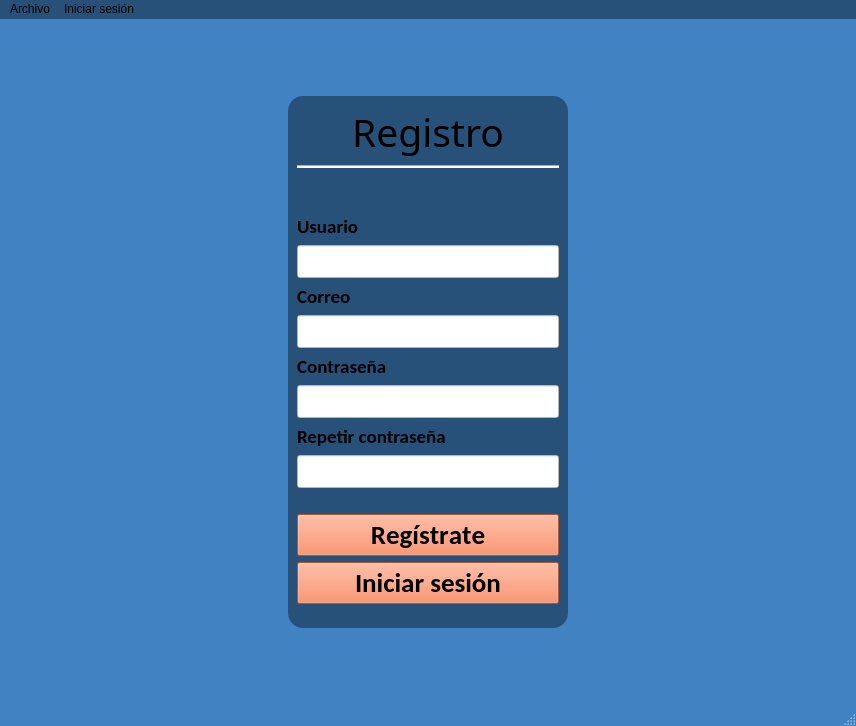
<?xml version="1.0" encoding="UTF-8"?>
<ui version="4.0">
 <class>Registro_Equipo04</class>
 <widget class="QMainWindow" name="Registro_Equipo04">
  <property name="windowModality">
   <enum>Qt::WindowModality::NonModal</enum>
  </property>
  <property name="geometry">
   <rect>
    <x>0</x>
    <y>0</y>
    <width>856</width>
    <height>726</height>
   </rect>
  </property>
  <property name="font">
   <font>
    <hintingpreference>PreferDefaultHinting</hintingpreference>
   </font>
  </property>
  <property name="windowTitle">
   <string>Registro Equipo_04</string>
  </property>
  <property name="layoutDirection">
   <enum>Qt::LayoutDirection::LeftToRight</enum>
  </property>
  <property name="autoFillBackground">
   <bool>false</bool>
  </property>
  <property name="styleSheet">
   <string notr="true">QMainWindow#Registro_Equipo04{
    background-color: rgb(65, 130, 195);
}</string>
  </property>
  <widget class="QWidget" name="central_widget">
   <property name="styleSheet">
    <string notr="true">display:flex;
          justify-content:center;
        </string>
   </property>
   <layout class="QVBoxLayout" name="vertical_layout_2">
    <item>
     <spacer name="vertical_spacer">
      <property name="orientation">
       <enum>Qt::Orientation::Vertical</enum>
      </property>
      <property name="sizeHint" stdset="0">
       <size>
        <width>20</width>
        <height>40</height>
       </size>
      </property>
     </spacer>
    </item>
    <item>
     <layout class="QHBoxLayout" name="horizontal_layout">
      <item>
       <spacer name="horizontalSpacer">
        <property name="orientation">
         <enum>Qt::Orientation::Horizontal</enum>
        </property>
        <property name="sizeHint" stdset="0">
         <size>
          <width>40</width>
          <height>20</height>
         </size>
        </property>
       </spacer>
      </item>
      <item>
       <widget class="QFrame" name="frame">
        <property name="font">
         <font>
          <pointsize>9</pointsize>
         </font>
        </property>
        <property name="styleSheet">
         <string notr="true">QWidget#frame{
                    border-radius:15px;
                    background-color: rgb(40, 81, 121);
                  }</string>
        </property>
        <property name="frameShape">
         <enum>QFrame::Shape::WinPanel</enum>
        </property>
        <layout class="QVBoxLayout" name="vertical_layout">
         <item>
          <widget class="QLabel" name="label_registro">
           <property name="font">
            <font>
             <family>Segoe UI Black</family>
             <pointsize>29</pointsize>
             <hintingpreference>PreferDefaultHinting</hintingpreference>
            </font>
           </property>
           <property name="frameShape">
            <enum>QFrame::Shape::NoFrame</enum>
           </property>
           <property name="frameShadow">
            <enum>QFrame::Shadow::Plain</enum>
           </property>
           <property name="text">
            <string>Registro</string>
           </property>
           <property name="textFormat">
            <enum>Qt::TextFormat::RichText</enum>
           </property>
           <property name="alignment">
            <set>Qt::AlignmentFlag::AlignHCenter|Qt::AlignmentFlag::AlignTop</set>
           </property>
          </widget>
         </item>
         <item>
          <widget class="Line" name="line_registro">
           <property name="styleSheet">
            <string notr="true">background-color: rgb(255, 255, 255);</string>
           </property>
           <property name="orientation">
            <enum>Qt::Orientation::Horizontal</enum>
           </property>
          </widget>
         </item>
         <item>
          <spacer name="vertical_spacer_3">
           <property name="orientation">
            <enum>Qt::Orientation::Vertical</enum>
           </property>
           <property name="sizeHint" stdset="0">
            <size>
             <width>20</width>
             <height>40</height>
            </size>
           </property>
          </spacer>
         </item>
         <item>
          <widget class="QLabel" name="label_usuario">
           <property name="font">
            <font>
             <family>Calibri</family>
             <pointsize>14</pointsize>
             <bold>true</bold>
             <hintingpreference>PreferDefaultHinting</hintingpreference>
            </font>
           </property>
           <property name="text">
            <string>Usuario</string>
           </property>
          </widget>
         </item>
         <item>
          <widget class="QLineEdit" name="edit_usuario">
           <property name="font">
            <font>
             <family>Calibri</family>
             <pointsize>14</pointsize>
             <hintingpreference>PreferDefaultHinting</hintingpreference>
            </font>
           </property>
           <property name="autoFillBackground">
            <bool>false</bool>
           </property>
           <property name="styleSheet">
            <string notr="true">background-color: white; color:black;</string>
           </property>
           <property name="text">
            <string/>
           </property>
          </widget>
         </item>
         <item>
          <widget class="QLabel" name="label_correo">
           <property name="font">
            <font>
             <family>Calibri</family>
             <pointsize>14</pointsize>
             <bold>true</bold>
             <hintingpreference>PreferDefaultHinting</hintingpreference>
            </font>
           </property>
           <property name="text">
            <string>Correo</string>
           </property>
          </widget>
         </item>
         <item>
          <widget class="QLineEdit" name="edit_correo">
           <property name="font">
            <font>
             <family>Calibri</family>
             <pointsize>14</pointsize>
            </font>
           </property>
           <property name="autoFillBackground">
            <bool>false</bool>
           </property>
           <property name="styleSheet">
            <string notr="true">background-color: white; color:black;</string>
           </property>
           <property name="text">
            <string/>
           </property>
          </widget>
         </item>
         <item>
          <widget class="QLabel" name="label_contrasenna">
           <property name="font">
            <font>
             <family>Calibri</family>
             <pointsize>14</pointsize>
             <bold>true</bold>
            </font>
           </property>
           <property name="text">
            <string>Contraseña</string>
           </property>
          </widget>
         </item>
         <item>
          <widget class="QLineEdit" name="edit_contrasenna">
           <property name="font">
            <font>
             <family>Calibri</family>
             <pointsize>14</pointsize>
             <hintingpreference>PreferDefaultHinting</hintingpreference>
            </font>
           </property>
           <property name="styleSheet">
            <string notr="true">background-color: white; color:black;</string>
           </property>
           <property name="text">
            <string/>
           </property>
           <property name="echoMode">
            <enum>QLineEdit::EchoMode::Password</enum>
           </property>
          </widget>
         </item>
         <item>
          <widget class="QLabel" name="label_repetir_contrasenna">
           <property name="font">
            <font>
             <family>Calibri</family>
             <pointsize>14</pointsize>
             <bold>true</bold>
            </font>
           </property>
           <property name="text">
            <string>Repetir contraseña</string>
           </property>
          </widget>
         </item>
         <item>
          <widget class="QLineEdit" name="edit_r_contrasenna">
           <property name="font">
            <font>
             <family>Calibri</family>
             <pointsize>14</pointsize>
            </font>
           </property>
           <property name="styleSheet">
            <string notr="true">background-color: white; color:black;</string>
           </property>
           <property name="text">
            <string/>
           </property>
           <property name="echoMode">
            <enum>QLineEdit::EchoMode::Password</enum>
           </property>
          </widget>
         </item>
         <item>
          <spacer name="vertical_spacer_4">
           <property name="orientation">
            <enum>Qt::Orientation::Vertical</enum>
           </property>
           <property name="sizeHint" stdset="0">
            <size>
             <width>20</width>
             <height>20</height>
            </size>
           </property>
          </spacer>
         </item>
         <item>
          <widget class="QPushButton" name="btn_registro">
           <property name="font">
            <font>
             <family>Calibri</family>
             <pointsize>20</pointsize>
             <bold>true</bold>
             <kerning>false</kerning>
             <hintingpreference>PreferDefaultHinting</hintingpreference>
            </font>
           </property>
           <property name="cursor">
            <cursorShape>PointingHandCursor</cursorShape>
           </property>
           <property name="styleSheet">
            <string notr="true">background-color: #f2784b;</string>
           </property>
           <property name="text">
            <string>Regístrate</string>
           </property>
          </widget>
         </item>
         <item>
          <widget class="QPushButton" name="btn_iniciar_sesion">
           <property name="font">
            <font>
             <family>Calibri</family>
             <pointsize>20</pointsize>
             <italic>false</italic>
             <bold>true</bold>
             <hintingpreference>PreferDefaultHinting</hintingpreference>
            </font>
           </property>
           <property name="cursor">
            <cursorShape>PointingHandCursor</cursorShape>
           </property>
           <property name="styleSheet">
            <string notr="true">background-color: #f2784b</string>
           </property>
           <property name="text">
            <string>Iniciar sesión</string>
           </property>
          </widget>
         </item>
         <item>
          <spacer name="vertical_spacer_5">
           <property name="orientation">
            <enum>Qt::Orientation::Vertical</enum>
           </property>
           <property name="sizeHint" stdset="0">
            <size>
             <width>20</width>
             <height>15</height>
            </size>
           </property>
          </spacer>
         </item>
        </layout>
       </widget>
      </item>
      <item>
       <spacer name="horizontal_spacer_2">
        <property name="orientation">
         <enum>Qt::Orientation::Horizontal</enum>
        </property>
        <property name="sizeHint" stdset="0">
         <size>
          <width>40</width>
          <height>20</height>
         </size>
        </property>
       </spacer>
      </item>
     </layout>
    </item>
    <item>
     <spacer name="vertical_spacer_2">
      <property name="orientation">
       <enum>Qt::Orientation::Vertical</enum>
      </property>
      <property name="sizeHint" stdset="0">
       <size>
        <width>20</width>
        <height>40</height>
       </size>
      </property>
     </spacer>
    </item>
   </layout>
  </widget>
  <widget class="QMenuBar" name="menubar">
   <property name="geometry">
    <rect>
     <x>0</x>
     <y>0</y>
     <width>856</width>
     <height>33</height>
    </rect>
   </property>
   <property name="palette">
    <palette>
     <active>
      <colorrole role="WindowText">
       <brush brushstyle="SolidPattern">
        <color alpha="255">
         <red>255</red>
         <green>255</green>
         <blue>255</blue>
        </color>
       </brush>
      </colorrole>
      <colorrole role="Button">
       <brush brushstyle="SolidPattern">
        <color alpha="255">
         <red>40</red>
         <green>81</green>
         <blue>121</blue>
        </color>
       </brush>
      </colorrole>
      <colorrole role="Base">
       <brush brushstyle="SolidPattern">
        <color alpha="255">
         <red>40</red>
         <green>81</green>
         <blue>121</blue>
        </color>
       </brush>
      </colorrole>
      <colorrole role="Window">
       <brush brushstyle="SolidPattern">
        <color alpha="255">
         <red>40</red>
         <green>81</green>
         <blue>121</blue>
        </color>
       </brush>
      </colorrole>
     </active>
     <inactive>
      <colorrole role="Button">
       <brush brushstyle="SolidPattern">
        <color alpha="255">
         <red>40</red>
         <green>81</green>
         <blue>121</blue>
        </color>
       </brush>
      </colorrole>
      <colorrole role="Base">
       <brush brushstyle="SolidPattern">
        <color alpha="255">
         <red>40</red>
         <green>81</green>
         <blue>121</blue>
        </color>
       </brush>
      </colorrole>
      <colorrole role="Window">
       <brush brushstyle="SolidPattern">
        <color alpha="255">
         <red>40</red>
         <green>81</green>
         <blue>121</blue>
        </color>
       </brush>
      </colorrole>
     </inactive>
     <disabled>
      <colorrole role="Button">
       <brush brushstyle="SolidPattern">
        <color alpha="255">
         <red>40</red>
         <green>81</green>
         <blue>121</blue>
        </color>
       </brush>
      </colorrole>
      <colorrole role="Base">
       <brush brushstyle="SolidPattern">
        <color alpha="255">
         <red>40</red>
         <green>81</green>
         <blue>121</blue>
        </color>
       </brush>
      </colorrole>
      <colorrole role="Window">
       <brush brushstyle="SolidPattern">
        <color alpha="255">
         <red>40</red>
         <green>81</green>
         <blue>121</blue>
        </color>
       </brush>
      </colorrole>
     </disabled>
    </palette>
   </property>
   <property name="autoFillBackground">
    <bool>false</bool>
   </property>
   <property name="styleSheet">
    <string notr="true">background-color: rgb(40, 81, 121);</string>
   </property>
   <widget class="QMenu" name="menuArchivo">
    <property name="title">
     <string>Archivo</string>
    </property>
    <widget class="QMenu" name="menu_acerca_de">
     <property name="title">
      <string>Acerca de</string>
     </property>
     <addaction name="action_nuestra_empresa_2"/>
    </widget>
    <addaction name="vaciar_campos_de_texto"/>
    <addaction name="menu_acerca_de"/>
   </widget>
   <widget class="QMenu" name="menu_iniciar_sesion">
    <property name="title">
     <string>Iniciar sesión</string>
    </property>
   </widget>
   <addaction name="menuArchivo"/>
   <addaction name="menu_iniciar_sesion"/>
  </widget>
  <widget class="QStatusBar" name="statusbar"/>
  <action name="action_iniciar_sesion">
   <property name="text">
    <string>Vaciar campos de texto</string>
   </property>
  </action>
  <action name="action_nuestra_empresa">
   <property name="text">
    <string>Nuestra empresa</string>
   </property>
  </action>
  <action name="vaciar_campos_de_texto">
   <property name="text">
    <string>Vaciar campos de texto</string>
   </property>
  </action>
  <action name="action_nuestra_empresa_2">
   <property name="text">
    <string>Nuestra empresa</string>
   </property>
  </action>
 </widget>
 <resources/>
 <connections/>
</ui>
